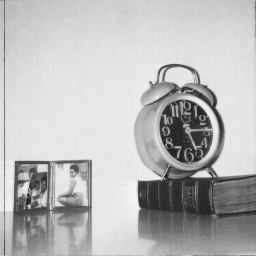
#> input picture Pooling/clock.png, 256 x 256 px
$ python pooling.py   (Python 2 division)   (older library calls are emulated)
#> lines starting #> are read from the running program, lines starting #| are printed output that depends on the picture
'''
Pooling Test

A test of max pooling and mean pooling.

Author:
    Xi Chen
    Tony Hong
'''

from __future__ import division
from scipy import misc
import matplotlib.pyplot as plt
import numpy as np
import cv2

def readImage(path):
#> called with path = 'clock.png'
	image = misc.imread(path)
#> image is the input picture: shape (256, 256); min 32, max 246, mean 186
	return image

# [49 lines left out: functions conv, createKern, min_max_rescale, not called in this run]


def maxPool(data, split):
  l = data.shape[0]
  step = int(l / split)
  res = np.zeros([split, split], dtype='float')
  for i in range(split):
    for j in range(split):
      lower_i = step * i
      higher_i = (step * (i + 1) - 1)
      lower_j = step * j
      higher_j = (step * (j + 1) - 1)
      res[i][j] = np.max(data[lower_i : higher_i, lower_j : higher_j])
  return res


def meanPool(data, split):
  l = data.shape[0]
  step = int(l / split)
  res = np.zeros([split, split], dtype='float')
  for i in range(split):
    for j in range(split):
      lower_i = step * i
      higher_i = (step * (i + 1) - 1)
      lower_j = step * j
      higher_j = (step * (j + 1) - 1)
      res[i][j] = np.mean(data[lower_i : higher_i, lower_j : higher_j])
  return res


# [26 lines left out: function exe8, not called in this run]


def exe9_4_b(im_org):
  result_dict = dict()
  max_dict = dict()
  max_pos_dict = dict()
  for i in [8, 4, 2, 1]:
    result_dict[i] = maxPool(im_org, i)
    max_dict[i] = np.max(result_dict[i])
    pos = np.argmax(result_dict[i])
    px = int(pos / i)
    py = int(pos % i)
    max_pos_dict[i] = (pos, px, py)
#> this loop made 4 passes
#> (pos, px, py) on passes 1 to 4: (44, 5, 4), (10, 2, 2), (3, 1, 1), (0, 0, 0)
#> after the loop, max_dict = {8: 246, 4: 246, 2: 246, 1: 246}; max_pos_dict = {8: (44, 5, 4), 4: (10, 2, 2), 2: (3, 1, 1), 1: (0, 0, 0)}; result_dict = 4 items

  print max_pos_dict
#| {8: (44, 5, 4), 4: (10, 2, 2), 2: (3, 1, 1), 1: (0, 0, 0)}

  plt.figure(1)
  plt.subplot(231)
  plt.imshow(im_org, cmap = plt.cm.gray)
  plt.subplot(233)
  plt.imshow(result_dict[8], cmap = plt.cm.gray)
  plt.subplot(234)
  plt.imshow(result_dict[4], cmap = plt.cm.gray)
  plt.subplot(235)
  plt.imshow(result_dict[2], cmap = plt.cm.gray)
  plt.subplot(236)
  plt.imshow(result_dict[1], cmap = plt.cm.gray)
  plt.savefig('9.4.b.maxPool.png')
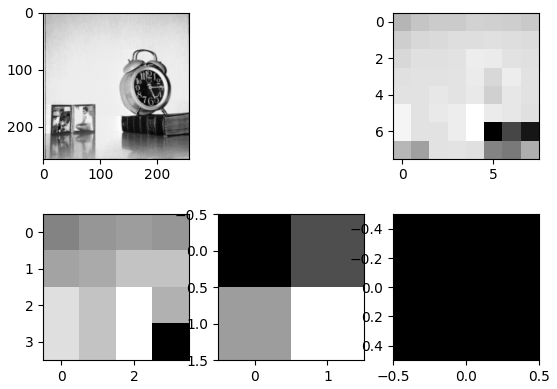
#> figure drawn by matplotlib, 5 panels
  plt.show()


def exe9_4_c(im_org):
  split = 128
  meanPool_out = meanPool(im_org, split)
#> after the loop in meanPool, `for i in range(split):`:
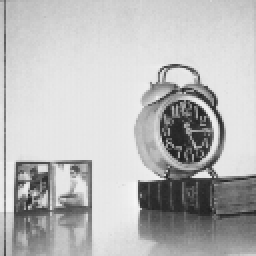
#> res: shape (128, 128) float64 (shown 2 times larger); min 32, max 246, mean 185.8
  maxPool_out = maxPool(im_org, split)

  plt.figure(1)
  plt.imshow(meanPool_out, cmap = plt.cm.gray)
  plt.savefig('clockMean.png')
  plt.show()

  plt.figure(2)
  plt.imshow(maxPool_out, cmap = plt.cm.gray)
  plt.savefig('clockMax.png')
  plt.show()

  plt.figure(3)
  plt.subplot(131)
  plt.imshow(im_org, cmap = plt.cm.gray)
  plt.subplot(132)
  plt.imshow(meanPool_out, cmap = plt.cm.gray)
  plt.subplot(133)
  plt.imshow(maxPool_out, cmap = plt.cm.gray)
  plt.savefig('9.4.c.maxPool_vs_meanPool_split_' + str(split) + '.png')
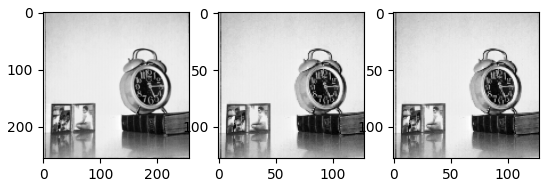
#> figure drawn by matplotlib, 3 panels
  plt.show()

  split = 32
  meanPool_out = meanPool(im_org, split)
#> call 2 of meanPool, with split = 32
#> after the loop in meanPool (call 2), `for i in range(split):`:
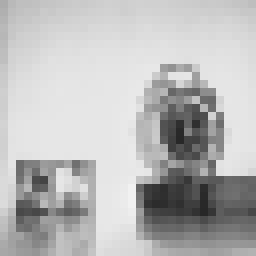
#> res: shape (32, 32) float64 (shown 8 times larger); min 39.78, max 241.8, mean 186.1
  maxPool_out = maxPool(im_org, split)
#> after the loop in maxPool (call 6), `for i in range(split):`:
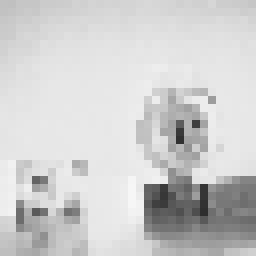
#> res: shape (32, 32) float64 (shown 8 times larger); min 46, max 246, mean 206.1

  plt.figure(4)
  plt.subplot(131)
  plt.imshow(im_org, cmap = plt.cm.gray)
  plt.subplot(132)
  plt.imshow(meanPool_out, cmap = plt.cm.gray)
  plt.subplot(133)
  plt.imshow(maxPool_out, cmap = plt.cm.gray)
  plt.savefig('9.4.c.maxPool_vs_meanPool_split_' + str(split) + '.png')
  plt.show()


def main():
  path = 'clock.png'
  im_org = readImage(path)

# 9.4.b
  exe9_4_b(im_org)

# 9.4.b
  exe9_4_c(im_org)


if __name__=="__main__":
    main()
